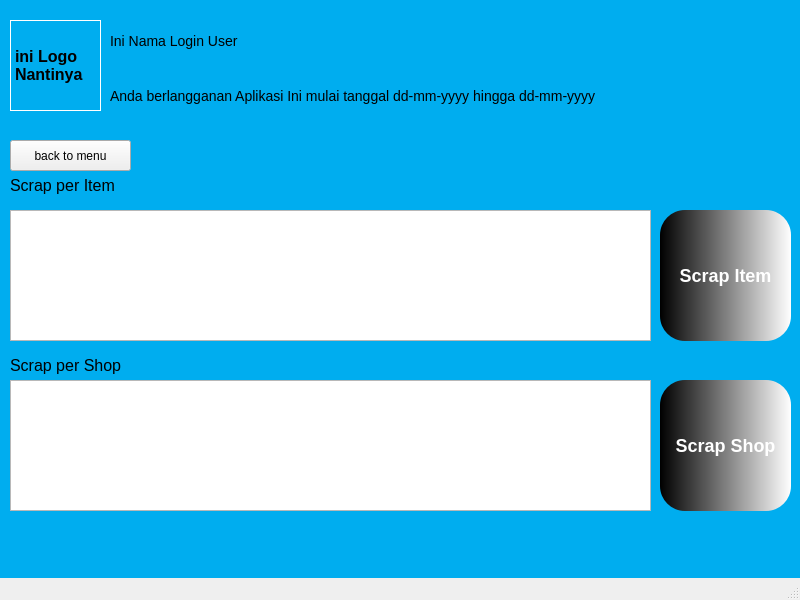
<?xml version="1.0" encoding="UTF-8"?>
<ui version="4.0">
 <class>ShopeeMenu</class>
 <widget class="QMainWindow" name="ShopeeMenu">
  <property name="geometry">
   <rect>
    <x>0</x>
    <y>0</y>
    <width>800</width>
    <height>600</height>
   </rect>
  </property>
  <property name="minimumSize">
   <size>
    <width>800</width>
    <height>600</height>
   </size>
  </property>
  <property name="maximumSize">
   <size>
    <width>800</width>
    <height>600</height>
   </size>
  </property>
  <property name="windowTitle">
   <string>SIMAKET</string>
  </property>
  <widget class="QWidget" name="centralwidget">
   <widget class="QWidget" name="widget" native="true">
    <property name="geometry">
     <rect>
      <x>0</x>
      <y>0</y>
      <width>800</width>
      <height>600</height>
     </rect>
    </property>
    <property name="maximumSize">
     <size>
      <width>800</width>
      <height>600</height>
     </size>
    </property>
    <widget class="QLabel" name="label">
     <property name="geometry">
      <rect>
       <x>0</x>
       <y>0</y>
       <width>800</width>
       <height>600</height>
      </rect>
     </property>
     <property name="maximumSize">
      <size>
       <width>800</width>
       <height>600</height>
      </size>
     </property>
     <property name="styleSheet">
      <string notr="true">background-color: rgb(0, 173, 239);</string>
     </property>
     <property name="text">
      <string/>
     </property>
    </widget>
    <widget class="QLabel" name="lblNama">
     <property name="geometry">
      <rect>
       <x>110</x>
       <y>25</y>
       <width>691</width>
       <height>31</height>
      </rect>
     </property>
     <property name="styleSheet">
      <string notr="true">font-size:14px;
font-weight:350;</string>
     </property>
     <property name="text">
      <string>Ini Nama Login User</string>
     </property>
    </widget>
    <widget class="QLabel" name="lblSubsribe">
     <property name="geometry">
      <rect>
       <x>110</x>
       <y>80</y>
       <width>691</width>
       <height>31</height>
      </rect>
     </property>
     <property name="styleSheet">
      <string notr="true">font-size:14px;
font-weight:250;</string>
     </property>
     <property name="text">
      <string>Anda berlangganan Aplikasi Ini mulai tanggal dd-mm-yyyy hingga dd-mm-yyyy</string>
     </property>
    </widget>
    <widget class="QLabel" name="label_2">
     <property name="geometry">
      <rect>
       <x>10</x>
       <y>20</y>
       <width>91</width>
       <height>91</height>
      </rect>
     </property>
     <property name="font">
      <font>
       <pointsize>12</pointsize>
       <weight>75</weight>
       <bold>true</bold>
      </font>
     </property>
     <property name="styleSheet">
      <string notr="true">border:1px solid white;</string>
     </property>
     <property name="text">
      <string>ini Logo Nantinya</string>
     </property>
     <property name="wordWrap">
      <bool>true</bool>
     </property>
    </widget>
    <widget class="QLabel" name="label_3">
     <property name="geometry">
      <rect>
       <x>10</x>
       <y>170</y>
       <width>131</width>
       <height>31</height>
      </rect>
     </property>
     <property name="font">
      <font>
       <pointsize>12</pointsize>
      </font>
     </property>
     <property name="text">
      <string>Scrap per Item</string>
     </property>
    </widget>
    <widget class="QLabel" name="label_4">
     <property name="geometry">
      <rect>
       <x>10</x>
       <y>350</y>
       <width>131</width>
       <height>31</height>
      </rect>
     </property>
     <property name="font">
      <font>
       <pointsize>12</pointsize>
      </font>
     </property>
     <property name="text">
      <string>Scrap per Shop</string>
     </property>
    </widget>
    <widget class="QPlainTextEdit" name="txtItem">
     <property name="geometry">
      <rect>
       <x>10</x>
       <y>210</y>
       <width>641</width>
       <height>131</height>
      </rect>
     </property>
     <property name="font">
      <font>
       <pointsize>12</pointsize>
      </font>
     </property>
    </widget>
    <widget class="QPlainTextEdit" name="txtShop">
     <property name="geometry">
      <rect>
       <x>10</x>
       <y>380</y>
       <width>641</width>
       <height>131</height>
      </rect>
     </property>
     <property name="font">
      <font>
       <pointsize>12</pointsize>
      </font>
     </property>
    </widget>
    <widget class="QPushButton" name="btnItem">
     <property name="geometry">
      <rect>
       <x>660</x>
       <y>210</y>
       <width>131</width>
       <height>131</height>
      </rect>
     </property>
     <property name="styleSheet">
      <string notr="true">font-size:18px;
background-color: qlineargradient(spread:pad, x1:0, y1:0, x2:1, y2:0, stop:0 rgba(0, 0, 0, 255), stop:1 rgba(255, 255, 255, 255));
border:none;
color:white;
font-weight:bold;
border-radius:25px;
</string>
     </property>
     <property name="text">
      <string>Scrap Item</string>
     </property>
    </widget>
    <widget class="QPushButton" name="btnShop">
     <property name="geometry">
      <rect>
       <x>660</x>
       <y>380</y>
       <width>131</width>
       <height>131</height>
      </rect>
     </property>
     <property name="styleSheet">
      <string notr="true">font-size:18px;
background-color: qlineargradient(spread:pad, x1:0, y1:0, x2:1, y2:0, stop:0 rgba(0, 0, 0, 255), stop:1 rgba(255, 255, 255, 255));
border:none;
color:white;
font-weight:bold;
border-radius:25px;
</string>
     </property>
     <property name="text">
      <string>Scrap Shop</string>
     </property>
    </widget>
    <widget class="QPushButton" name="btnBack">
     <property name="geometry">
      <rect>
       <x>10</x>
       <y>140</y>
       <width>121</width>
       <height>31</height>
      </rect>
     </property>
     <property name="text">
      <string>back to menu</string>
     </property>
    </widget>
   </widget>
  </widget>
  <widget class="QMenuBar" name="menubar">
   <property name="geometry">
    <rect>
     <x>0</x>
     <y>0</y>
     <width>800</width>
     <height>21</height>
    </rect>
   </property>
  </widget>
  <widget class="QStatusBar" name="statusbar"/>
 </widget>
 <resources/>
 <connections/>
</ui>
